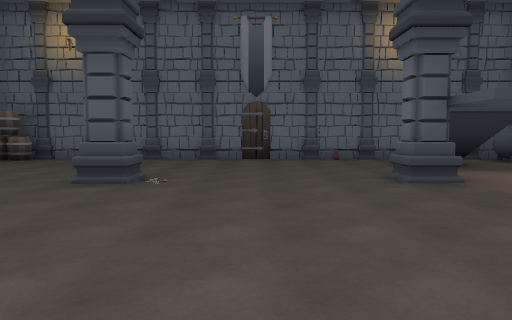
[1] (above)

14 first-person views from a walk through a 3-D level made in the Unity game engine. The camera is 1.4 m above the floor, tilts 4° down and sees 70° across. The floor is counted in squares, 2 m on a side. Each view is taken from the middle of a square. On the plan, view 1 faces up. The plan holds only what a view shows up to about 11 squares ahead; the rest is blank. The place goes on beyond the plan. The player is left out.

[2]
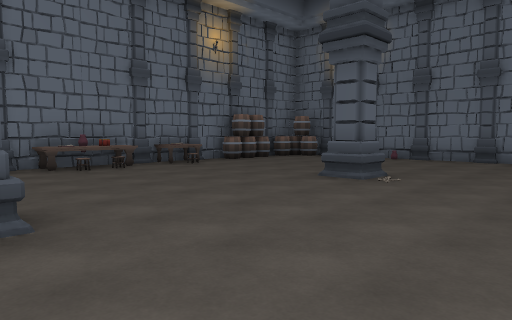

[3]
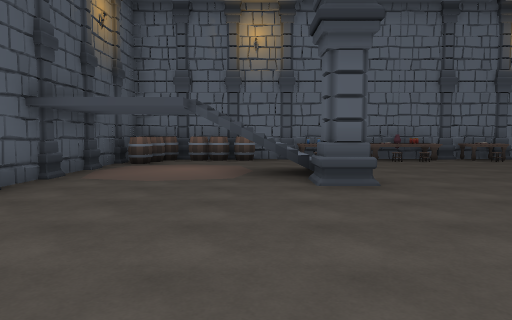

[4]
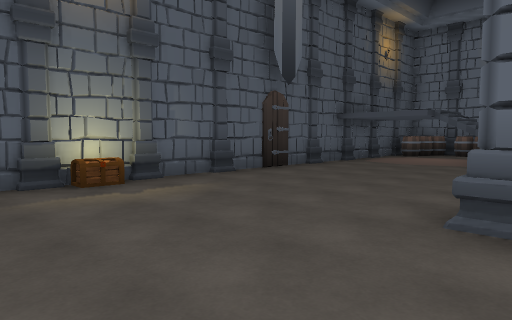

[5]
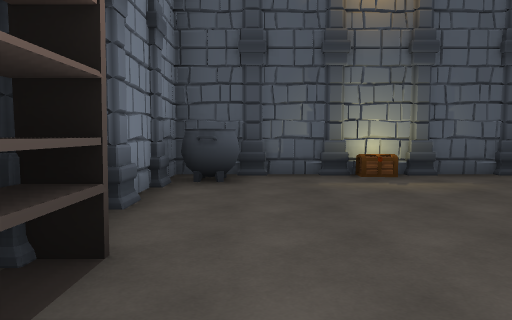

[6]
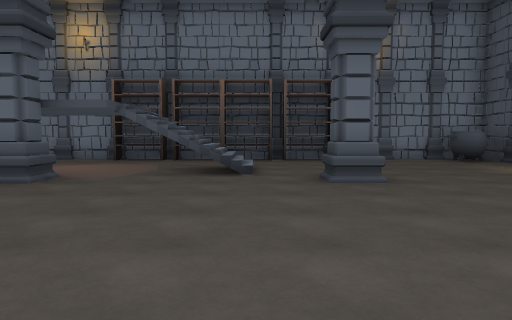

[7]
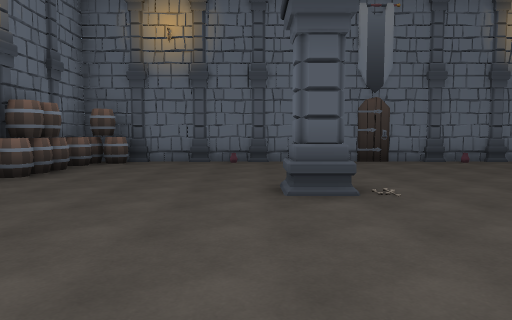

[8]
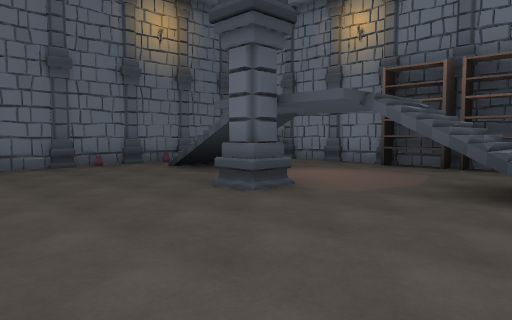

[9]
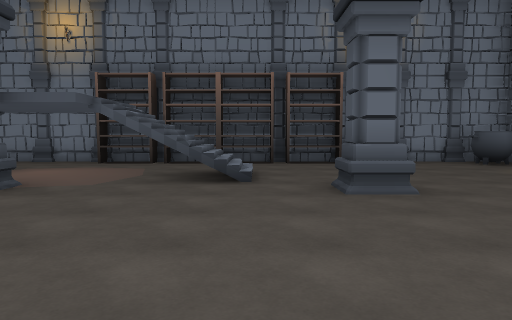

[10]
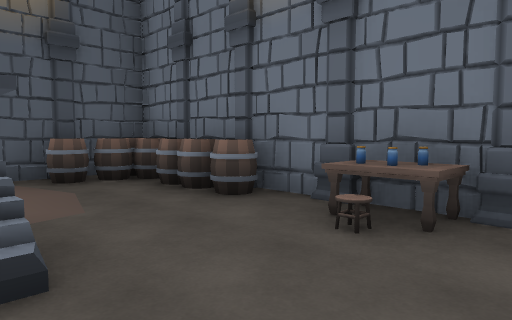

[11]
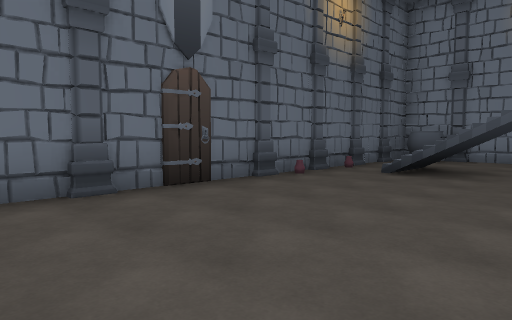

[12]
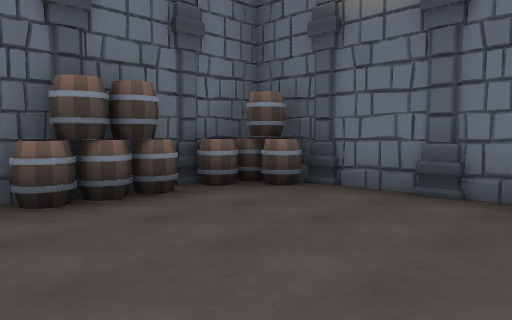

[13]
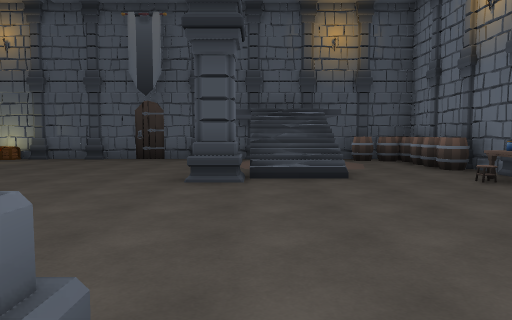

[14]
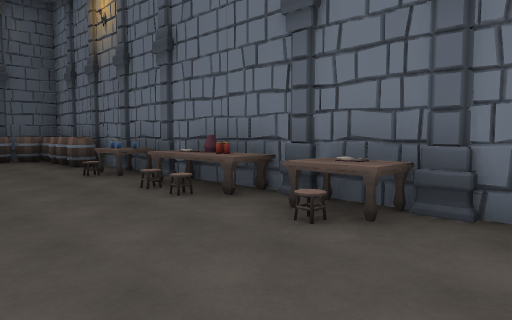

### Floor plan
Key: @ floor where view 1 was taken; # wall or solid block; . floor; / step, stairs or slope; = window, fence, low wall or low ledge; C column; B barrel; A cauldron; T table; P potion; H chest; S shelf; O other object.
Columns run from 8 left of view 1 to 8 right of it. Each row starts with its distance up from view 1.
 11  #C##C#C###C##C#
 10 #BB.CC....C./C.A#
  9 CB..........//.AC
  8 #B..........  ..#
  7 CB..........//..C
  6 CO....C....C  .SC
  5 #T....C..../  .S#
  4 CC..........#..SC
  3 #OO........#//.##
  2 #T..........//.S#
  1 CP.........C...SC
  0 #CP./CC.@..C...#C
 -1 #B..//..........#
 -2 CB..=...........C
 -3 CB.............AC
 -4 #OB........CH..A#
 -5  #C#CC#C##C##CC#

Where each view was taken, in squares from view 1:
view 1: 0 up, 0 right, facing up
view 2: 0 up, 1 right, facing up-left
view 3: 1 down, 3 right, facing left
view 4: 1 up, 6 right, facing down-left
view 5: 2 up, 6 right, facing down
view 6: 2 up, 3 left, facing right
view 7: 1 up, 3 left, facing up
view 8: 2 up, 1 left, facing up-right
view 9: 2 up, 2 left, facing right
view 10: 2 up, 4 left, facing down-left
view 11: 6 up, 3 left, facing up-right
view 12: 6 up, 3 left, facing up-left
view 13: 6 up, 3 left, facing down
view 14: 7 up, 4 left, facing down-left
